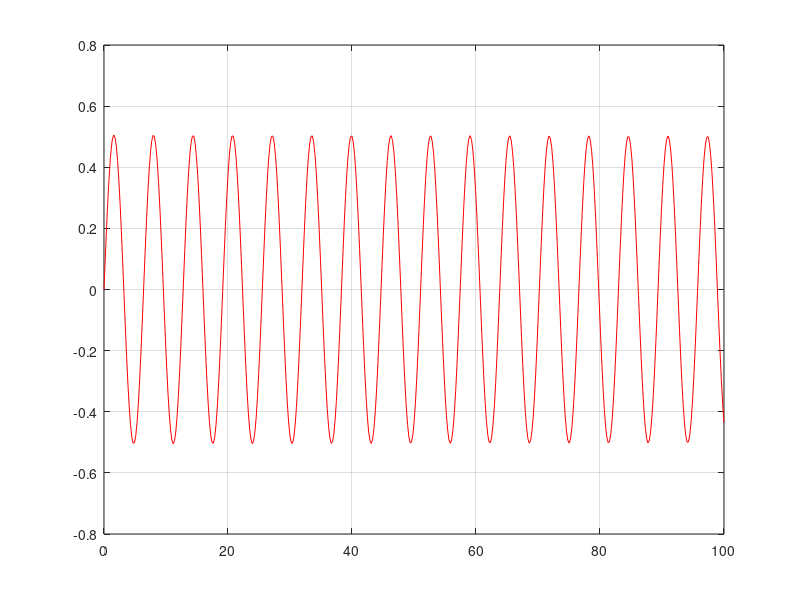
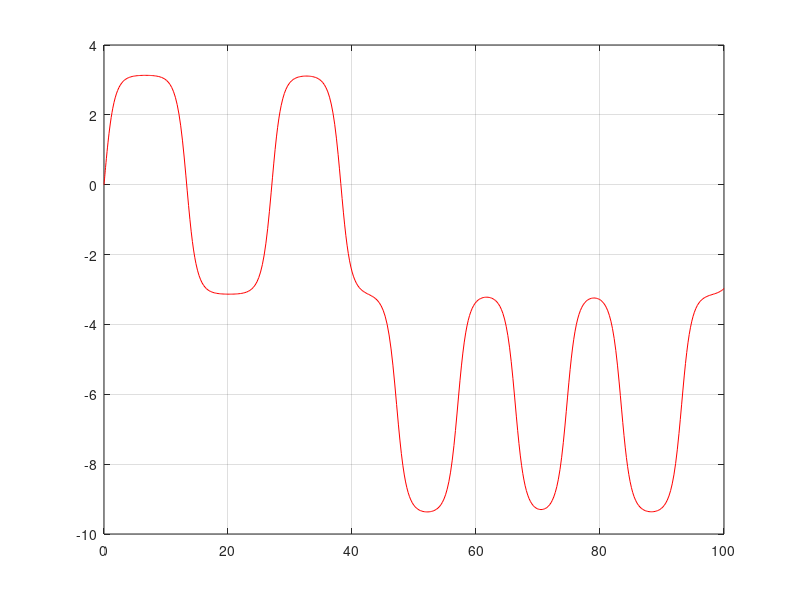
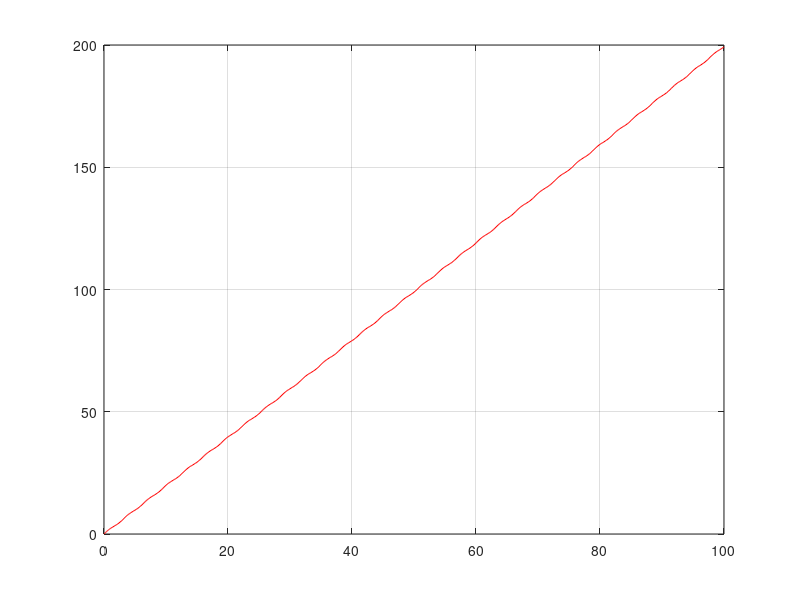
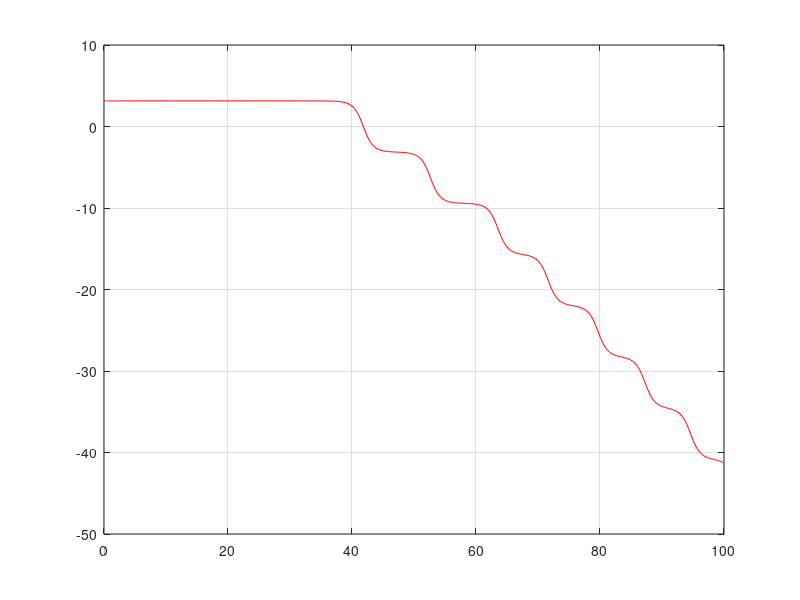

MATLAB code to generate these figures, in order:
clear;
clc;

f = @(x,y) [y(2), -sin(y(1))]';
t_lim = [0, 100];


[T,X] = ode45(f, t_lim, [0, 0.5]);

figure(1)
plot(T, X(:,1), 'r'), grid on


[T,X] = ode45(f, t_lim, [0, 2]);

figure(2)
plot(T, X(:,1), 'r'), grid on


[T,X] = ode45(f, t_lim, [0, 2.5]);

figure(3)
plot(T, X(:,1), 'r'), grid on


[T,X] = ode45(f, t_lim, [pi, 0]);

figure(4)
plot(T, X(:,1), 'r'), grid on
